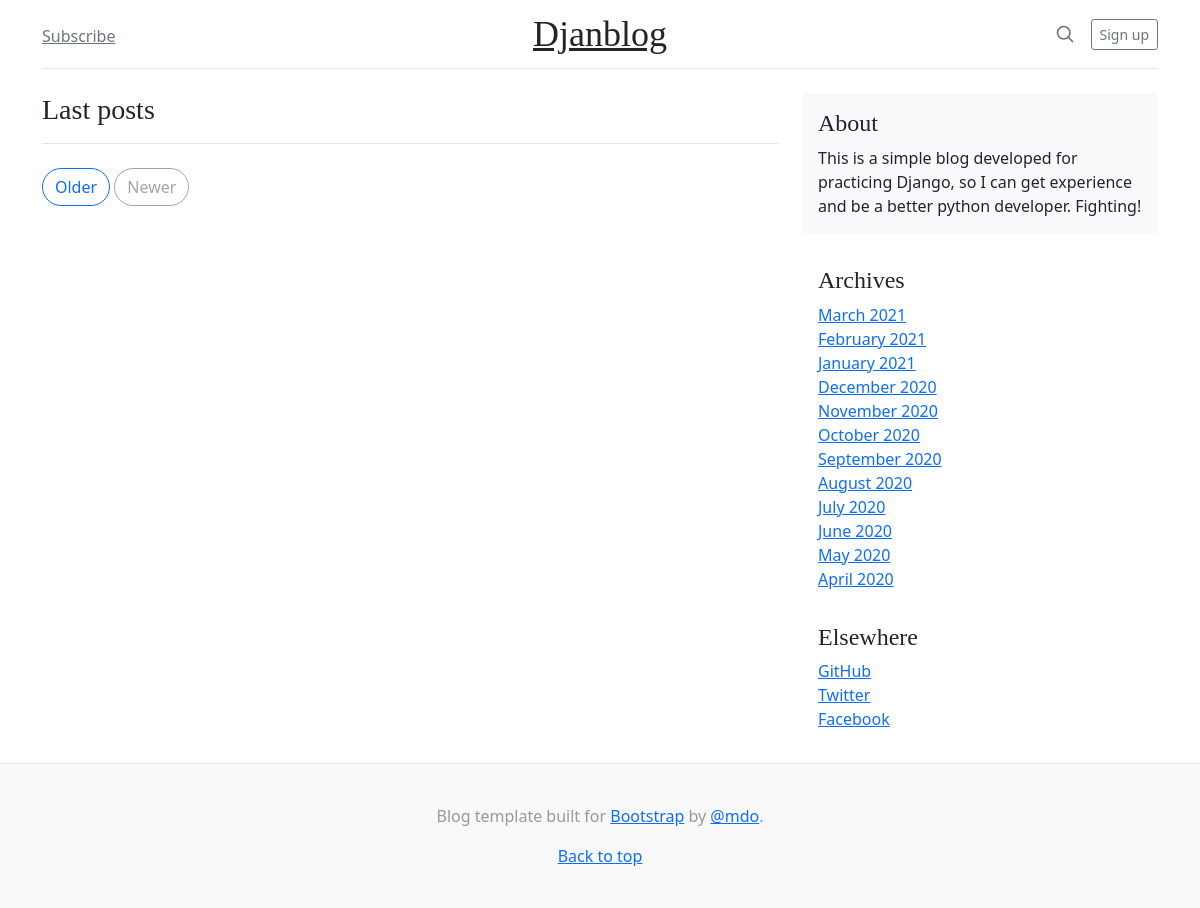
The app's page /, older data.
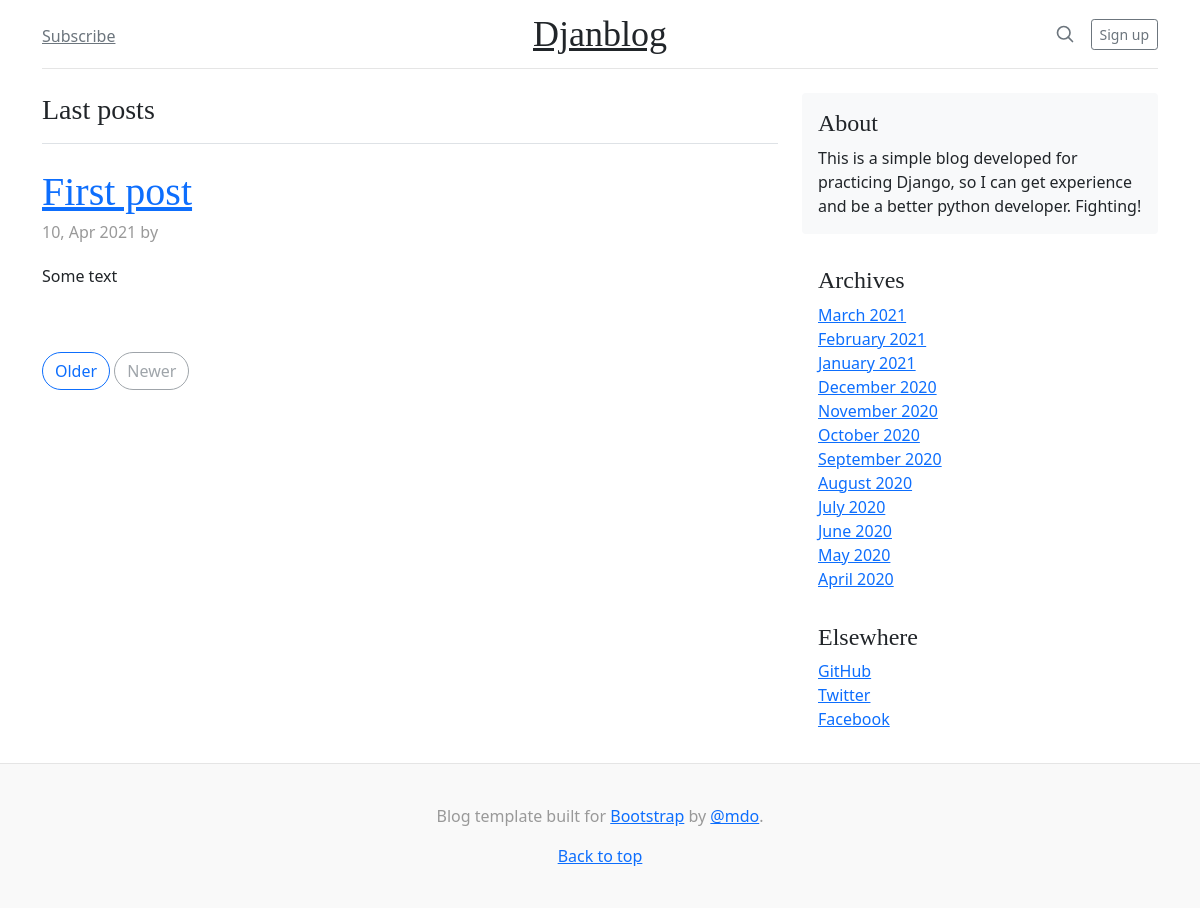
The same page, newer data.
### blog/models.py (models this page shows, shortened)
class Post(models.Model):
  title = models.CharField(max_length=255)
  summary = RichTextField(max_length=255)
  content = RichTextUploadingField()
  author = models.ForeignKey(User, on_delete=models.PROTECT)
  created_at = models.DateField(auto_now_add=True)

### blog/views.py (the view)
# urls.py: 2. Add a URL to urlpatterns:  path('', views.home, name='home')
def home(request):
  posts = Post.objects.all()
  return render(request, 'home.html', {'posts': posts})

### templates/home.html (shortened to what this page needs)
{% extends 'layout.html' %}
{% block content %}
  <h3 class="pb-3 mb-4 font-italic border-bottom">
    Last posts
  </h3>
  {% for post in posts %}
    <div class="blog-post">
      <h2 class="blog-post-title">
        <a href="/posts/{{ post.pk }}">{{ post.title }}</a>
      </h2>
      <p class="blog-post-meta">{{ post.created_at|date:'d, M Y' }} by <a href="#">{{ post.author.get_full_name }}</a>
      </p>
      <p>{{ post.summary|safe }}</p>
    </div>
  {% endfor %}
  <nav class="blog-pagination">
    <a class="btn btn-outline-primary" href="#">Older</a>
    <a class="btn btn-outline-secondary disabled" href="#">Newer</a>
  </nav>
{% endblock %}

Row changes from the older to the newer data that the page shows:
added Post: title "First post", created_at "10, Apr 2021", summary "Some text"
